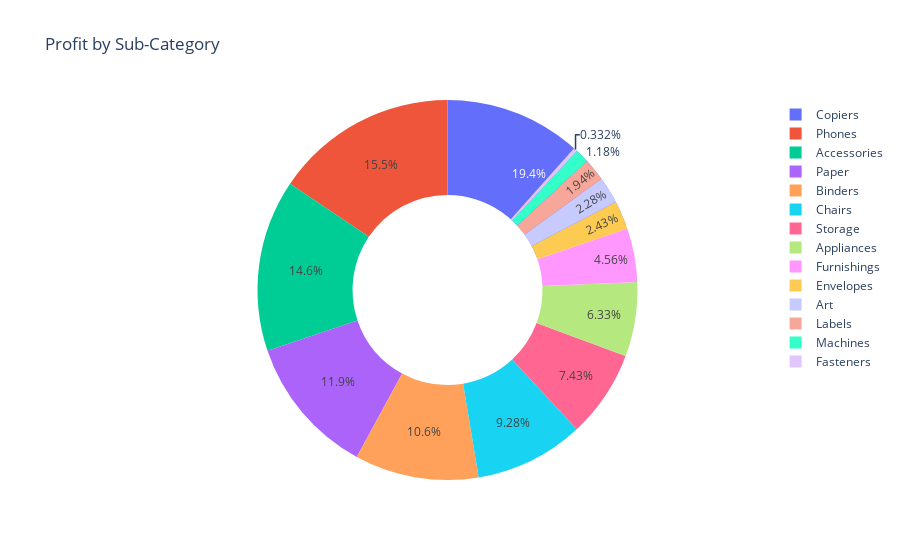

The code cell stored with this chart in its notebook:
### Code cell
# Analysis of profit by sub-category
profit_by_subcategory = df.groupby('Sub-Category')['Profit'].sum().reset_index()
fig = px.pie(profit_by_subcategory,
            values='Profit',
            names='Sub-Category', 
            title='Profit by Sub-Category',
            hole=0.5)
fig.show()

### Figure 1 — Plotly figure (JSON) as saved in the notebook; plotly's stock layout.template omitted (floating-point values rounded to 4 significant figures)
{"data": [{"domain": {"x": [0, 1], "y": [0, 1]}, "hole": 0.5, "hovertemplate": "Sub-Category=%{label}<br>Profit=%{value}<extra></extra>", "labels": ["Accessories", "Appliances", "Art", "Binders", "Bookcases", "Chairs", "Copiers", "Envelopes", "Fasteners", "Furnishings", "Labels", "Machines", "Paper", "Phones", "Storage", "Supplies", "Tables"], "legendgroup": "", "name": "", "showlegend": true, "type": "pie", "values": [41940.0, 18140.0, 6528.0, 30220.0, -3473.0, 26590.0, 55620.0, 6964.0, 949.5, 13060.0, 5546.0, 3385.0, 34050.0, 44520.0, 21280.0, -1189.0, -17730.0]}], "layout": {"legend": {"tracegroupgap": 0}, "title": {"text": "Profit by Sub-Category"}}}
